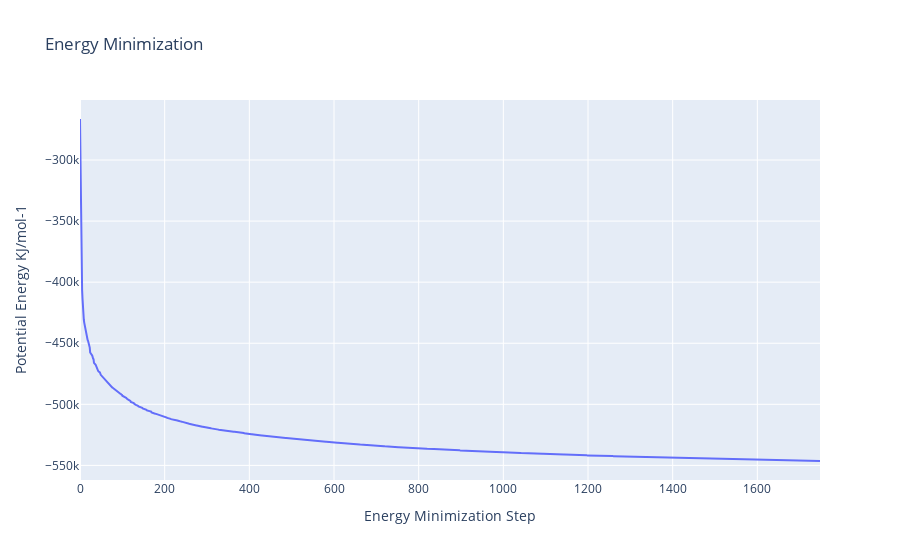

The notebook cell saved with this chart:
### Code cell
import plotly
import plotly.graph_objs as go

# Read data from file and filter energy values higher than 1000 Kj/mol^-1
with open(output_min_ene_xvg, 'r') as energy_file:
    x, y = map(
        list,
        zip(*[
            (float(line.split()[0]),float(line.split()[1]))
            for line in energy_file 
            if not line.startswith(("#","@")) 
            if float(line.split()[1]) < 1000 
        ])
    )

plotly.offline.init_notebook_mode(connected=True)

fig = ({
    "data": [go.Scatter(x=x, y=y)],
    "layout": go.Layout(title="Energy Minimization",
                        xaxis=dict(title = "Energy Minimization Step"),
                        yaxis=dict(title = "Potential Energy KJ/mol-1")
                       )
})

plotly.offline.iplot(fig)

### Figure 1 — Plotly figure (JSON) as saved in the notebook; plotly's stock layout.template omitted (floating-point values rounded to 4 significant figures; data arrays with more than 128 entries replaced by an {"elided": "..."} marker saying what was removed)
{"data": [{"type": "scatter", "x": {"elided": "1384 int values"}, "y": {"elided": "1384 float values"}}], "layout": {"title": {"text": "Energy Minimization"}, "xaxis": {"title": {"text": "Energy Minimization Step"}}, "yaxis": {"title": {"text": "Potential Energy KJ/mol-1"}}}}
